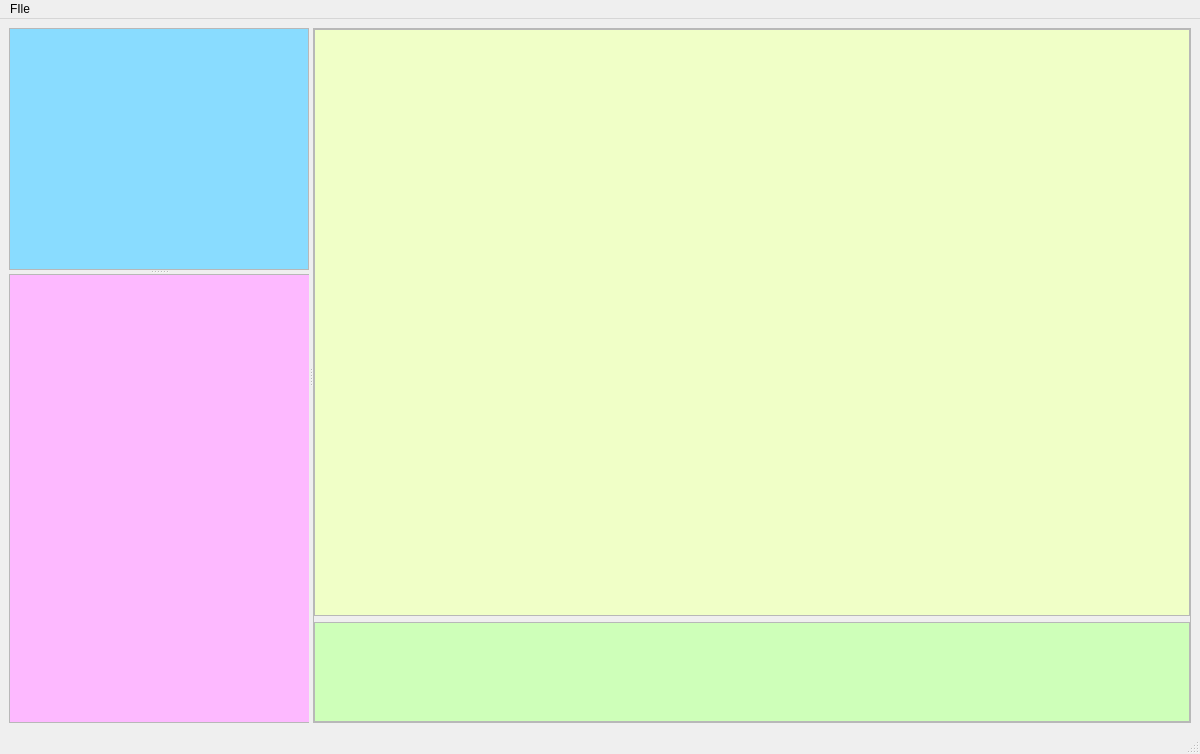
<?xml version="1.0" encoding="UTF-8"?>
<ui version="4.0">
 <class>MainWindow</class>
 <widget class="QMainWindow" name="MainWindow">
  <property name="geometry">
   <rect>
    <x>0</x>
    <y>0</y>
    <width>1200</width>
    <height>754</height>
   </rect>
  </property>
  <property name="windowTitle">
   <string>MainWindow</string>
  </property>
  <widget class="QWidget" name="centralwidget">
   <layout class="QGridLayout" name="layout_main">
    <item row="0" column="0">
     <widget class="QSplitter" name="splitter_main">
      <property name="sizePolicy">
       <sizepolicy hsizetype="Expanding" vsizetype="Expanding">
        <horstretch>0</horstretch>
        <verstretch>0</verstretch>
       </sizepolicy>
      </property>
      <property name="orientation">
       <enum>Qt::Orientation::Horizontal</enum>
      </property>
      <property name="childrenCollapsible">
       <bool>true</bool>
      </property>
      <widget class="QSplitter" name="sp_images_tools">
       <property name="minimumSize">
        <size>
         <width>150</width>
         <height>320</height>
        </size>
       </property>
       <property name="maximumSize">
        <size>
         <width>300</width>
         <height>954</height>
        </size>
       </property>
       <property name="orientation">
        <enum>Qt::Orientation::Vertical</enum>
       </property>
       <property name="childrenCollapsible">
        <bool>false</bool>
       </property>
       <widget class="QFrame" name="layout_image_viewer">
        <property name="minimumSize">
         <size>
          <width>150</width>
          <height>150</height>
         </size>
        </property>
        <property name="maximumSize">
         <size>
          <width>300</width>
          <height>500</height>
         </size>
        </property>
        <property name="frameShape">
         <enum>QFrame::Shape::StyledPanel</enum>
        </property>
        <property name="frameShadow">
         <enum>QFrame::Shadow::Raised</enum>
        </property>
        <layout class="QGridLayout" name="gridLayout">
         <property name="leftMargin">
          <number>0</number>
         </property>
         <property name="topMargin">
          <number>0</number>
         </property>
         <property name="rightMargin">
          <number>0</number>
         </property>
         <property name="bottomMargin">
          <number>0</number>
         </property>
         <property name="horizontalSpacing">
          <number>0</number>
         </property>
         <item row="0" column="0">
          <widget class="QWidget" name="wg_ph_imageviewer" native="true">
           <property name="minimumSize">
            <size>
             <width>150</width>
             <height>150</height>
            </size>
           </property>
           <property name="maximumSize">
            <size>
             <width>300</width>
             <height>16777215</height>
            </size>
           </property>
           <property name="styleSheet">
            <string notr="true">background-color: rgb(137, 220, 255);</string>
           </property>
          </widget>
         </item>
        </layout>
       </widget>
       <widget class="QFrame" name="layout_toolbox">
        <property name="minimumSize">
         <size>
          <width>300</width>
          <height>320</height>
         </size>
        </property>
        <property name="maximumSize">
         <size>
          <width>300</width>
          <height>449</height>
         </size>
        </property>
        <property name="frameShape">
         <enum>QFrame::Shape::StyledPanel</enum>
        </property>
        <property name="frameShadow">
         <enum>QFrame::Shadow::Raised</enum>
        </property>
        <layout class="QVBoxLayout" name="verticalLayout">
         <property name="spacing">
          <number>0</number>
         </property>
         <property name="leftMargin">
          <number>0</number>
         </property>
         <property name="topMargin">
          <number>0</number>
         </property>
         <property name="rightMargin">
          <number>0</number>
         </property>
         <property name="bottomMargin">
          <number>0</number>
         </property>
         <item>
          <widget class="QWidget" name="wg_ph_toolbox" native="true">
           <property name="sizePolicy">
            <sizepolicy hsizetype="Maximum" vsizetype="Preferred">
             <horstretch>0</horstretch>
             <verstretch>0</verstretch>
            </sizepolicy>
           </property>
           <property name="minimumSize">
            <size>
             <width>300</width>
             <height>320</height>
            </size>
           </property>
           <property name="maximumSize">
            <size>
             <width>16777215</width>
             <height>16777215</height>
            </size>
           </property>
           <property name="styleSheet">
            <string notr="true">background-color: rgb(253, 185, 255);</string>
           </property>
          </widget>
         </item>
        </layout>
       </widget>
      </widget>
      <widget class="QFrame" name="layout_display_flick">
       <property name="minimumSize">
        <size>
         <width>400</width>
         <height>300</height>
        </size>
       </property>
       <property name="frameShape">
        <enum>QFrame::Shape::StyledPanel</enum>
       </property>
       <property name="frameShadow">
        <enum>QFrame::Shadow::Raised</enum>
       </property>
       <layout class="QVBoxLayout" name="verticalLayout_2">
        <property name="leftMargin">
         <number>0</number>
        </property>
        <property name="topMargin">
         <number>0</number>
        </property>
        <property name="rightMargin">
         <number>0</number>
        </property>
        <property name="bottomMargin">
         <number>0</number>
        </property>
        <item>
         <widget class="QFrame" name="layout_image_display">
          <property name="minimumSize">
           <size>
            <width>400</width>
            <height>300</height>
           </size>
          </property>
          <property name="frameShape">
           <enum>QFrame::Shape::StyledPanel</enum>
          </property>
          <property name="frameShadow">
           <enum>QFrame::Shadow::Raised</enum>
          </property>
          <layout class="QGridLayout" name="gridLayout_2">
           <property name="leftMargin">
            <number>0</number>
           </property>
           <property name="topMargin">
            <number>0</number>
           </property>
           <property name="rightMargin">
            <number>0</number>
           </property>
           <property name="bottomMargin">
            <number>0</number>
           </property>
           <item row="0" column="0">
            <widget class="QWidget" name="wg_ph_image_display" native="true">
             <property name="minimumSize">
              <size>
               <width>400</width>
               <height>300</height>
              </size>
             </property>
             <property name="styleSheet">
              <string notr="true">background-color: rgb(240, 255, 199);</string>
             </property>
            </widget>
           </item>
          </layout>
         </widget>
        </item>
        <item>
         <widget class="QFrame" name="layout_flick">
          <property name="minimumSize">
           <size>
            <width>400</width>
            <height>80</height>
           </size>
          </property>
          <property name="maximumSize">
           <size>
            <width>16777215</width>
            <height>100</height>
           </size>
          </property>
          <property name="frameShape">
           <enum>QFrame::Shape::StyledPanel</enum>
          </property>
          <property name="frameShadow">
           <enum>QFrame::Shadow::Raised</enum>
          </property>
          <layout class="QHBoxLayout" name="horizontalLayout">
           <property name="leftMargin">
            <number>0</number>
           </property>
           <property name="topMargin">
            <number>0</number>
           </property>
           <property name="rightMargin">
            <number>0</number>
           </property>
           <property name="bottomMargin">
            <number>0</number>
           </property>
           <item>
            <widget class="QWidget" name="wg_ph_flick" native="true">
             <property name="minimumSize">
              <size>
               <width>0</width>
               <height>80</height>
              </size>
             </property>
             <property name="maximumSize">
              <size>
               <width>16777215</width>
               <height>100</height>
              </size>
             </property>
             <property name="styleSheet">
              <string notr="true">background-color: rgb(206, 255, 185);</string>
             </property>
            </widget>
           </item>
          </layout>
         </widget>
        </item>
       </layout>
      </widget>
     </widget>
    </item>
   </layout>
  </widget>
  <widget class="QMenuBar" name="menubar">
   <property name="geometry">
    <rect>
     <x>0</x>
     <y>0</y>
     <width>1200</width>
     <height>33</height>
    </rect>
   </property>
   <widget class="QMenu" name="menuFIle">
    <property name="title">
     <string>FIle</string>
    </property>
    <addaction name="action_add"/>
    <addaction name="action_clear"/>
    <addaction name="separator"/>
    <addaction name="action_close"/>
   </widget>
   <addaction name="menuFIle"/>
  </widget>
  <widget class="QStatusBar" name="statusbar"/>
  <action name="action_add">
   <property name="text">
    <string>Add Image</string>
   </property>
  </action>
  <action name="action_clear">
   <property name="text">
    <string>Clear Image</string>
   </property>
  </action>
  <action name="action_close">
   <property name="text">
    <string>Close</string>
   </property>
  </action>
 </widget>
 <resources/>
 <connections>
  <connection>
   <sender>action_close</sender>
   <signal>triggered()</signal>
   <receiver>MainWindow</receiver>
   <slot>close()</slot>
   <hints>
    <hint type="sourcelabel">
     <x>-1</x>
     <y>-1</y>
    </hint>
    <hint type="destinationlabel">
     <x>562</x>
     <y>396</y>
    </hint>
   </hints>
  </connection>
 </connections>
</ui>
